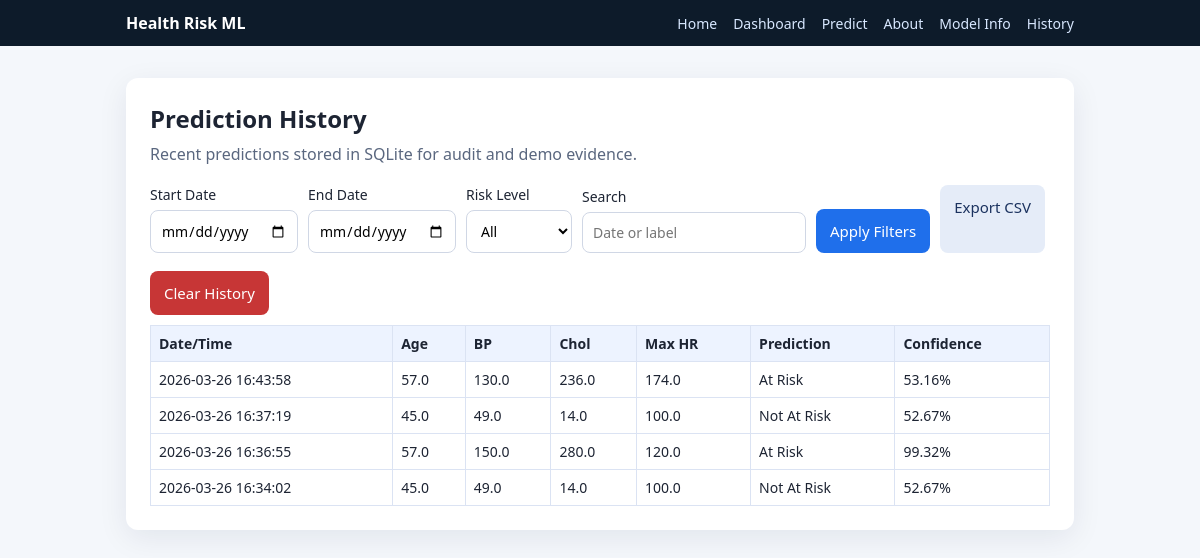
The app's page /history with its own data.
### tables this page shows
CREATE TABLE predictions (
                id INTEGER PRIMARY KEY AUTOINCREMENT,
                created_at TEXT NOT NULL,
                age REAL NOT NULL,
                sex REAL NOT NULL,
                cp REAL NOT NULL,
                trestbps REAL NOT NULL,
                chol REAL NOT NULL,
                fbs REAL NOT NULL,
                restecg REAL NOT NULL,
                thalach REAL NOT NULL,
                exang REAL NOT NULL,
                oldpeak REAL NOT NULL,
                slope REAL NOT NULL,
                ca REAL NOT NULL,
                thal REAL NOT NULL,
                prediction INTEGER NOT NULL,
                label TEXT NOT NULL,
                confidence REAL
            );

### app/app.py (the view)
@app.route("/history", methods=["GET"])
def history_page():
    filters = {
        "start_date": request.args.get("start_date", ""),
        "end_date": request.args.get("end_date", ""),
        "risk_level": request.args.get("risk_level", ""),
        "q": request.args.get("q", ""),
    }
    rows = fetch_history_rows(filters, limit=300)
    return render_template("history.html", rows=rows, filters=filters)

### app/app.py (called while the page is built)
def get_db_connection() -> sqlite3.Connection:
    conn = sqlite3.connect(DB_PATH)
    conn.row_factory = sqlite3.Row
    return conn

### app/templates/history.html (shortened to what this page needs)
{% extends "base.html" %}
{% block content %}
<section class="card">
  <h1>Prediction History</h1>
  <p class="subtitle">Recent predictions stored in SQLite for audit and demo evidence.</p>
  <div class="actions">
    <form method="get" action="{{ url_for('history_page') }}" class="history-filters">
      <label>Start Date <input type="date" name="start_date" value="{{ filters.start_date if filters else '' }}"></label>
      <label>End Date <input type="date" name="end_date" value="{{ filters.end_date if filters else '' }}"></label>
      <label>Risk Level
        <select name="risk_level">
          <option value="" {% if not filters or not filters.risk_level %}selected{% endif %}>All</option>
        </select>
      </label>
      <label>Search
        <input type="text" name="q" placeholder="Date or label" value="{{ filters.q if filters else '' }}">
      </label>
      <button type="submit">Apply Filters</button>
    </form>
    <a
      class="button-link secondary"
      href="{{ url_for('export_history_csv', start_date=(filters.start_date if filters else ''), end_date=(filters.end_date if filters else ''), risk_level=(filters.risk_level if filters else ''), q=(filters.q if filters else '')) }}"
    >Export CSV</a>
    <form method="post" action="{{ url_for('clear_history') }}">
      <button type="submit" class="danger-btn">Clear History</button>
    </form>
  </div>
  {% if rows %}
  <table>
    <thead>
      <tr>
        <th>Date/Time</th>
        <th>Age</th>
        <th>BP</th>
        <th>Chol</th>
        <th>Max HR</th>
        <th>Prediction</th>
        <th>Confidence</th>
      </tr>
    </thead>
    <tbody>
      {% for row in rows %}
      <tr>
        <td>{{ row["created_at"] }}</td>
        <td>{{ row["age"] }}</td>
        <td>{{ row["trestbps"] }}</td>
        <td>{{ row["chol"] }}</td>
        <td>{{ row["thalach"] }}</td>
        <td>{{ row["label"] }}</td>
        <td>
          {% if row["confidence"] is not none %}
            {{ '%.2f'|format(row["confidence"] * 100) }}%
          {% else %}
            N/A
          {% endif %}
        </td>
      </tr>
      {% endfor %}
    </tbody>
  </table>
  {% else %}
  <div class="alert info">No predictions recorded yet.</div>
  {% endif %}
</section>
{% endblock %}

### app/static/css/styles.css (style rules this page uses)
:root { --bg: #f4f7fb; --card: #ffffff; --text: #1d2433; --muted: #5a677f; --primary: #1f6feb; --danger: #c73636; --success: #1f8f4e; }
* { box-sizing: border-box; font-family: "Segoe UI", Arial, sans-serif; }
body { margin: 0; background: var(--bg); color: var(--text); }
.card { background: var(--card); border-radius: 12px; padding: 24px; box-shadow: 0 8px 30px rgba(11, 31, 63, 0.08); }
h1 { margin: 0 0 8px; }
.subtitle { margin: 0 0 20px; color: var(--muted); }
label { display: flex; flex-direction: column; gap: 6px; font-size: 14px; }
input { width: 100%; border: 1px solid #d0d7e5; border-radius: 8px; padding: 10px; font-size: 14px; }
select { width: 100%; border: 1px solid #d0d7e5; border-radius: 8px; padding: 10px; font-size: 14px; background: #fff; }
button { margin-top: 8px; border: none; border-radius: 8px; background: var(--primary); color: #fff; padding: 12px 14px; font-size: 15px; cursor: pointer; }
.danger-btn { background: var(--danger); }
.actions { display: flex; gap: 10px; margin-top: 16px; flex-wrap: wrap; }
.history-filters { display: flex; gap: 10px; flex-wrap: wrap; align-items: flex-end; }
.button-link { display: inline-block; text-decoration: none; background: var(--primary); color: #fff; padding: 12px 14px; border-radius: 8px; font-size: 15px; }
.button-link.secondary { background: #e5ecf8; color: #1b325f; }
table { width: 100%; border-collapse: collapse; margin-top: 10px; }
th, td { border: 1px solid #dbe3f3; padding: 8px; text-align: left; font-size: 14px; }
th { background: #edf3ff; }

### records on screen
predictions: created_at "2026-03-26 16:43:58", age "57.0", trestbps "130.0", chol "236.0", thalach "174.0", label "At Risk", row['confidence']*100 "53.16"
predictions: created_at "2026-03-26 16:37:19", age "45.0", trestbps "49.0", chol "14.0", thalach "100.0", label "Not At Risk", row['confidence']*100 "52.67"
predictions: created_at "2026-03-26 16:36:55", age "57.0", trestbps "150.0", chol "280.0", thalach "120.0", label "At Risk", row['confidence']*100 "99.32"
predictions: created_at "2026-03-26 16:34:02", age "45.0", trestbps "49.0", chol "14.0", thalach "100.0", label "Not At Risk", row['confidence']*100 "52.67"
